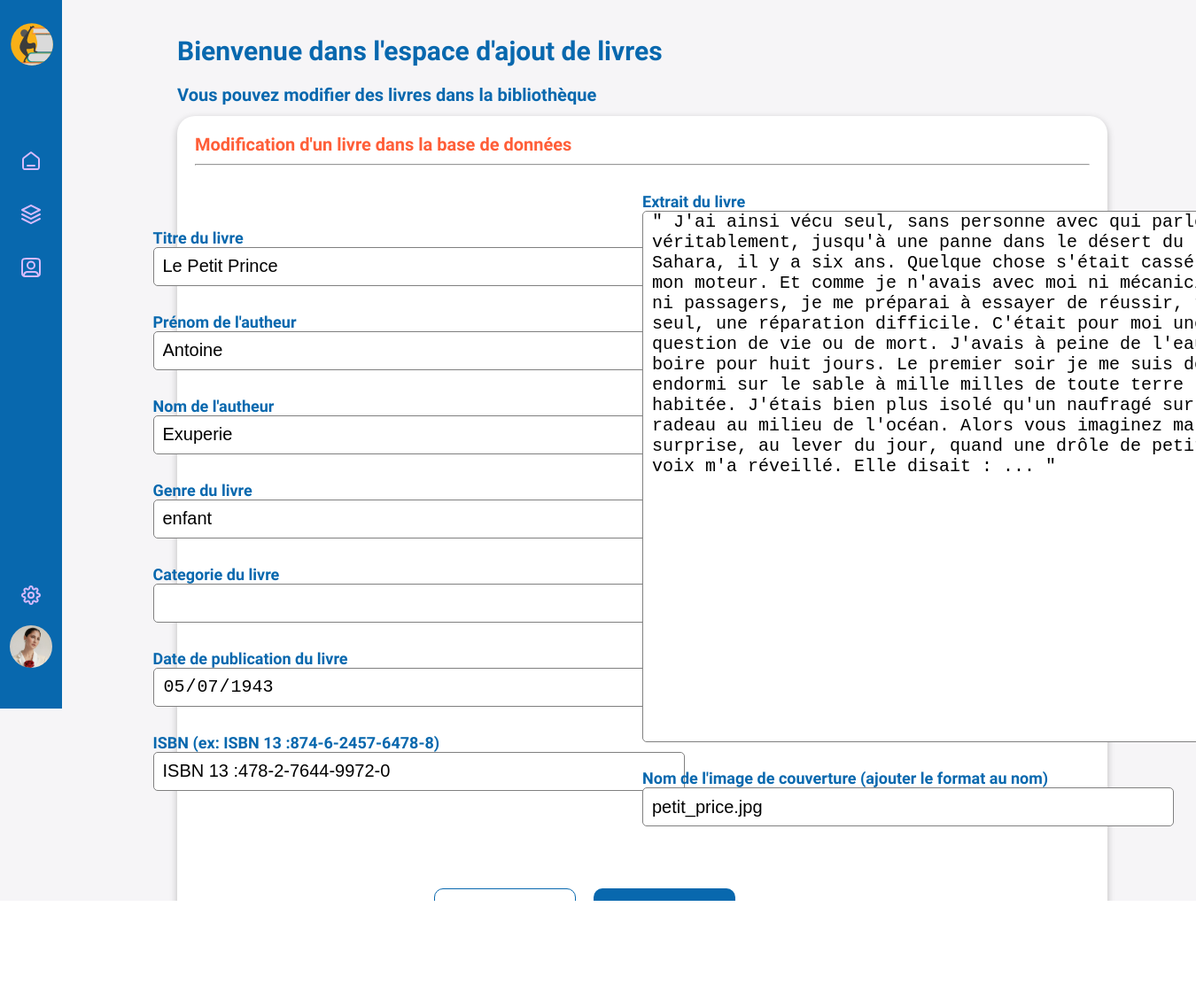
/admin/edit-book.php?id=2 (signed in), run on the app's committed database.
### tables this page shows
CREATE TABLE IF NOT EXISTS `work` (
  `id_work` int NOT NULL AUTO_INCREMENT,
  `title` varchar(200) DEFAULT NULL,
  `pict` varchar(100) DEFAULT NULL,
  `extract` text,
  `new` tinyint(1) DEFAULT NULL,
  `published_at` date DEFAULT NULL,
  `ISBN` varchar(50) DEFAULT NULL,
  PRIMARY KEY (`id_work`) USING BTREE
);

### admin/edit-book.php (the view, shortened to what this page needs)
<?php
require_once '../connexion.php';
include_once '../admin/header-main.php';
?>
<section id="dashboard-page-book-edit" class="row-limit-size-db">
    <div class="container-dashboard-base">
        <h1 class="h1-dashboard">Bienvenue dans l'espace d'ajout de livres</h1>
        <h2 class="h2-dashboard">Vous pouvez modifier des livres dans la bibliothèque</h2>
        <div id="box-edit-book-info" class="box-dashboard">
            <h3 class="h3-dashboard">Modification d'un livre dans la base de données</h3>
            <hr>
            <?php
            $id = $_GET['id'];
            $req_book = $db->prepare("SELECT DISTINCT `id_work`,`title`,`pict`,`extract`, `published_at`, `ISBN`,`author`.`lastname`, `author`.`firstname`, `genre`.`name`FROM `work`
                INNER JOIN `work_genre`
                ON `work`.`id_work` = `work_genre`.`work_id`
                INNER JOIN `genre`
                ON `work_genre`.`genre_id` =`genre`.`id_genre`
                INNER JOIN `work_author`
                ON `work_author`.`work_id` = `work`.`id_work`
                INNER JOIN `author`
                ON `work_author`.`author_id` = `author`.`id_author`
                WHERE `id_work` = :id");
            $req_book->bindParam('id', $id, PDO::PARAM_INT);
            $req_book->execute();
            $book = $req_book->fetch(PDO::FETCH_ASSOC);
            ?>
            <form action="#" id="form-book-edit">
                <div id="form-book-edit-left">
                    <div class="add-form-template-label-input">
                        <label for="work-title-edit" class="label-form-add-book">Titre du livre</label>
                        <input type="text" name="work-title" id="work-title-edit" class="input-form-add-book" value="<?= $book['title'] ?>" />
                    </div>
                    <div class="add-form-template-label-input">
                        <label for="author-firstname-edit" class="label-form-add-book">Prénom de l'autheur</label>
                        <input type="text" name="author-firstname-edit" id="author-firstname-edit" class="input-form-add-book" value="<?= $book['firstname'] ?>" />
                    </div>
                    <div class="add-form-template-label-input">
                        <label for="author-lastname-edit" class="label-form-add-book">Nom de l'autheur</label>
                        <input type="text" name="author-lastname-edit" id="author-lastname-edit" class="input-form-add-book" value="<?= $book['lastname'] ?>" />
                    </div>
                    <div class="add-form-template-label-input">
                        <label for="work-genre-edit" class="label-form-add-book">Genre du livre</label>
                        <input type="text" name="work-genre-edit" id="work-genre-edit" class="input-form-add-book" value="<?= $book['name'] ?>" />
                    </div>
                    <div class="add-form-template-label-input">
                        <label for="work-category-edit" class="label-form-add-book">Categorie du livre</label>
                        <input type="text" name="work-category" id="work-category-edit" class="input-form-add-book" />
                    </div>
                    <div class="add-form-template-label-input">
                        <label for="work-publish-date-edit" class="label-form-add-book">Date de publication du livre</label>
                        <input type="date" name="work-publish-date-edit" id="work-publish-date-edit" class="input-form-add-book" value="<?= $book['published_at'] ?>" />
                    </div>
                    <div class="add-form-template-label-input">
                        <label for="work-ISBN-edit" class="label-form-add-book">ISBN (ex: ISBN 13 :874-6-2457-6478-8) </label>
                        <input type="text" name="work-ISBN-edit" id="work-ISBN-edit" class="input-form-add-book" value="<?= $book['ISBN'] ?>" />
                    </div>
                </div>
                <div id="form-book-edit-right">
                    <label for="work-extract-edit" class="label-form-add-book">Extrait du livre</label>
                    <textarea name="work-extract-edit" id="work-extract-edit"><?= $book['extract'] ?></textarea>
                    <label for="work-pict-edit" class="label-form-add-book">Nom de l'image de couverture (ajouter le format au nom)</label>
                    <input type="text" name="work-pict-edit" id="work-pict-edit" class="input-form-add-book" value="<?= $book['pict'] ?>" />
                </div>
                <div id="group-btn-form-edit-commun">
                    <button type="reset" id="btn-reset-form-add-book">Reset</button>
                    <button type="submit" id="btn-submit-form-add-book">Modifier</button>
                </div>
            </form>
        </div>
    </div>
</section>
</main>
</body>
</html>

### css/style-admin.css (style rules this page uses)
.row-limit-size-db { padding-top: 40px; padding-left: 100px; padding: 40px 100px; }
body { background: #f6f5f7; font-family: "Hind Madurai", sans-serif; }
h1.h1-dashboard { font-size: 20px; text-align: inherit; color: #0868ae; margin-bottom: 6px; }
@media screen and (min-width: 950px) { h1.h1-dashboard { font-size: 30px; margin-bottom: 20px; } }
h2.h2-dashboard { font-size: 14px; text-align: inherit; color: #0868ae; margin-bottom: 6px; }
@media screen and (min-width: 950px) { h2.h2-dashboard { font-size: 20px; margin-bottom: 12px; } }
h3.h3-dashboard { font-size: 12px; text-align: inherit; color: #ff5e38; margin-bottom: 6px; }
@media screen and (min-width: 950px) { h3.h3-dashboard { font-size: 20px; } }
div.container-dashboard-base .box-dashboard { width: 100%; height: -moz-fit-content; height: fit-content; background-color: #fff; border-radius: 20px; padding: 20px; margin-bottom: 30px; box-shadow: rgba(0, 0, 0, 0.24) 0px 3px 8px; }
div.container-dashboard-base .box-dashboard hr { width: 100%; margin: 10px auto; }
section#dashboard-page-book-edit form#form-book-edit { display: flex; flex-wrap: wrap; width: 100%; padding-top: 20px; padding-bottom: 20px; }
section#dashboard-page-book-edit form#form-book-edit .label-form-add-book { display: block; font-size: 18px; margin-right: 20px; color: #0868ae; font-weight: bold; }
section#dashboard-page-book-edit form#form-book-edit .input-form-add-book { width: 600px; height: 44px; font-size: 20px; border-radius: 5px; padding-left: 10px; border: 1px solid gray; margin-bottom: 30px; }
section#dashboard-page-book-edit form#form-book-edit div#form-book-edit-left { display: flex; flex-direction: column; justify-content: center; align-items: center; width: 50%; }
section#dashboard-page-book-edit form#form-book-edit div#form-book-edit-left div.add-form-template-label-input .label-form-add-book { font-size: 18px; margin-right: 20px; }
section#dashboard-page-book-edit form#form-book-edit div#form-book-edit-right { display: flex; flex-direction: column; justify-content: center; width: 50%; }
section#dashboard-page-book-edit form#form-book-edit div#form-book-edit-right textarea#work-extract-edit { width: 690px; height: 600px; font-size: 20px; text-align: start; border-radius: 5px; padding-left: 10px; border: 1px solid gray; margin-bottom: 30px; }
section#dashboard-page-book-edit form#form-book-edit div#group-btn-form-edit-commun { width: 100%; display: flex; justify-content: center; margin-top: 40px; margin-right: 111px; }
section#dashboard-page-book-edit form#form-book-edit div#group-btn-form-edit-commun #btn-reset-form-add-book { width: 160px; height: 40px; font-weight: bold; border-radius: 10px; background-color: transparent; border: 1px solid #0868ae; color: #0868ae; margin-right: 30px; margin-right: 20px; }
section#dashboard-page-book-edit form#form-book-edit div#group-btn-form-edit-commun #btn-submit-form-add-book { width: 160px; height: 40px; font-weight: bold; border-radius: 10px; background-color: #0868ae; border: #0868ae; color: #fff; margin-right: 30px; margin-right: 20px; }

### data on the page
work: work-title "Le Petit Prince", work-publish-date-edit "05/07/1943", work-ISBN-edit "ISBN 13 :478-2-7644-9972-0", work-extract-edit "\" J'ai ainsi vécu seul, sans personne avec qui parler véritablement, jusqu'à une panne dans le désert du Sahara, il y a six ans. Quelque chose s'était cassé dans mon moteur. Et comme je n'avais avec moi ni mécanicien, ni passagers, je me préparai à essayer de réussir, tout seul, une réparation difficile. C'était pour moi une question de vie ou de mort. J'avais à peine de l'eau à boire pour huit jours. Le premier soir je me suis donc endormi sur le sable à mille milles de toute terre habitée. J'étais bien plus isolé qu'un naufragé sur un radeau au milieu de l'océan. Alors vous imaginez ma surprise, au lever du jour, quand une drôle de petite voix m'a réveillé. Elle disait : ... \"", work-pict-edit "petit_price.jpg"
